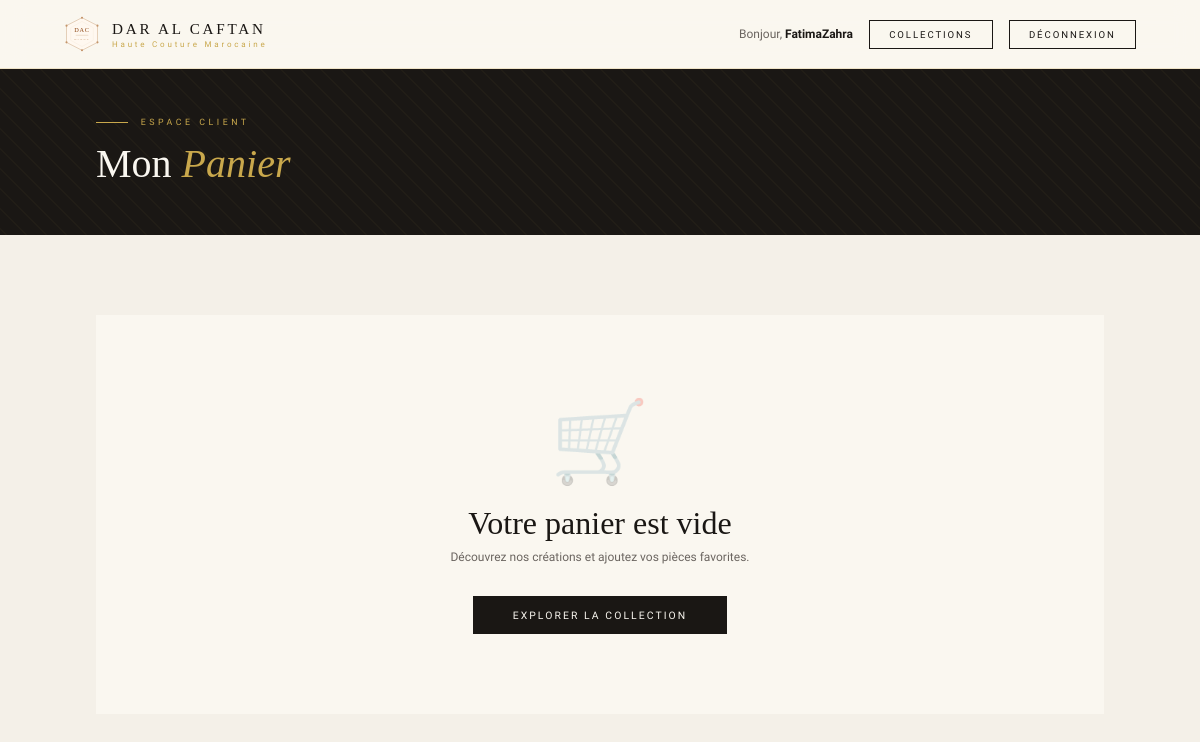
/views/cart/index.php (signed in), run on an earlier commit of the app's database.
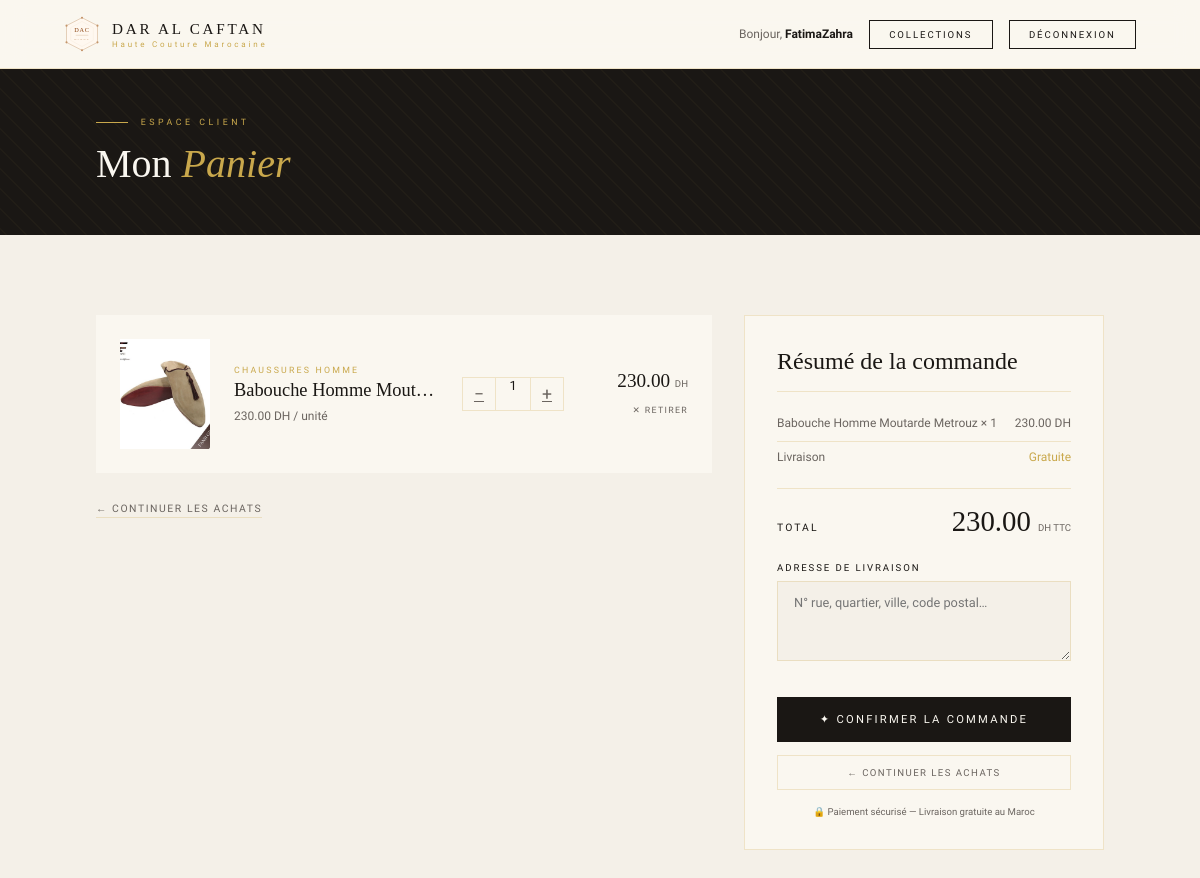
And on a later commit of the database.
### tables this page shows
CREATE TABLE `cart` (
  `id` int(11) NOT NULL,
  `user_id` int(11) DEFAULT NULL,
  `product_id` int(11) DEFAULT NULL,
  `quantity` int(11) DEFAULT 1
);

CREATE TABLE `products` (
  `id` int(11) NOT NULL,
  `name` varchar(255) DEFAULT NULL,
  `description` text DEFAULT NULL,
  `price` decimal(10,2) DEFAULT NULL,
  `image` varchar(255) DEFAULT NULL,
  `category` varchar(100) DEFAULT NULL,
  `stock` int(11) DEFAULT NULL,
  `created_at` timestamp NOT NULL DEFAULT current_timestamp(),
  `occasion` varchar(100) DEFAULT NULL,
  `region` varchar(100) DEFAULT NULL,
  `taille` varchar(100) DEFAULT NULL,
  `couleur` varchar(100) DEFAULT NULL
);

### config/database.php (called while the page is built)
<?php
function getConnection() {
    $host = "localhost";
    $dbname = "estore";
    $username = "root";
    $password = "";
    try {
        $conn = new PDO(
            "mysql:host=$host;dbname=$dbname;charset=utf8",
            $username,
            $password
        );
        $conn->setAttribute(PDO::ATTR_ERRMODE, PDO::ERRMODE_EXCEPTION);
        return $conn;
    } catch(PDOException $e) {
        die("Erreur de connexion : " . $e->getMessage());
    }
}
?>

### models/Cart.php (called while the page is built, shortened)
<?php
require_once __DIR__ . '/../config/database.php';
class Cart {
    private $conn;
    public function __construct() {
        $this->conn = getConnection();
    }
    public function getPanier($user_id) {
        $stmt = $this->conn->prepare(
            "SELECT c.id as cart_id,
                    c.quantity,
                    p.id as product_id,
                    p.name,
                    p.price,
                    p.image,
                    p.category,
                    p.stock,
                    (p.price * c.quantity) as sous_total
             FROM cart c
             JOIN products p ON c.product_id = p.id
             WHERE c.user_id = ?
             ORDER BY c.id DESC"
        );
        $stmt->execute([$user_id]);
        return $stmt->fetchAll(PDO::FETCH_ASSOC);
    }
    public function getTotal($user_id) {
        $stmt = $this->conn->prepare(
            "SELECT SUM(p.price * c.quantity) as total
             FROM cart c
             JOIN products p ON c.product_id = p.id
             WHERE c.user_id = ?"
        );
        $stmt->execute([$user_id]);
        $result = $stmt->fetch(PDO::FETCH_ASSOC);
        return $result['total'] ?? 0;
    }
}
?>

### views/cart/index.php (the view, shortened to what this page needs)
<?php
require_once '../../config/database.php';
require_once '../../models/Cart.php';
$user_id = $_SESSION['user_id'];
$cart    = new Cart();
$items   = $cart->getPanier($user_id);
$total   = $cart->getTotal($user_id);
?>
<!DOCTYPE html>
<html lang="fr">
<head>
<link rel="stylesheet" href="../../public/css/cartIndex.css">
</head>
<body>
<nav>
  <a href="../../index.php" class="nav-logo">
    <svg width="36" height="36" viewBox="0 0 86 86">
      <text x="43" y="39" text-anchor="middle" font-family="serif" font-size="15" fill="#8B4513" letter-spacing="2">DAC</text>
    </svg>
    <div class="nav-logo-text">
      DAR AL CAFTAN
      <span>Haute Couture Marocaine</span>
    </div>
  </a>
  <div class="nav-right">
    <span style="font-size:0.75rem; color:var(--warm-gray);">
      Bonjour, <strong style="color:var(--charcoal);"><?= htmlspecialchars($_SESSION['user_name']) ?></strong>
    </span>
    <a href="../products/index.php" class="btn-sm btn-outline">Collections</a>
    <a href="../../controllers/AuthController.php?action=logout" class="btn-sm btn-outline">Déconnexion</a>
  </div>
</nav>
<div class="page-header">
  <div class="page-header-pattern"></div>
  <div class="page-header-inner">
    <p class="page-eyebrow">Espace client</p>
    <h1 class="page-title">Mon <em>Panier</em></h1>
  </div>
</div>
<div style="padding: 2rem 6rem 0;">
</div>
<div class="cart-layout">
  <?php if (empty($items)): ?>
    <div class="empty-cart">
      <div class="empty-ornament">🛒</div>
      <h2 class="empty-title">Votre panier est vide</h2>
      <p class="empty-sub">Découvrez nos créations et ajoutez vos pièces favorites.</p>
      <a href="../products/index.php" class="empty-link">Explorer la collection</a>
    </div>
  <?php else: ?>
    <div>
      <div class="cart-items">
        <?php foreach ($items as $item): ?>
        <div class="cart-item">
          <div class="item-img">
            <?php if (!empty($item['image'])): ?>
              <img src="../../public/images/<?= htmlspecialchars($item['image']) ?>"
                   alt="<?= htmlspecialchars($item['name']) ?>">
            <?php else: ?>
              <span class="item-img-icon">👘</span>
            <?php endif; ?>
          </div>
          <div class="item-info">
            <p class="item-category"><?= htmlspecialchars($item['category']) ?></p>
            <h3 class="item-name"><?= htmlspecialchars($item['name']) ?></h3>
            <p class="item-price-unit"><?= number_format($item['price'], 2) ?> DH / unité</p>
          </div>
          <div class="qty-control">
            <a href="../../controllers/CartController.php?action=update&product_id=<?= $item['product_id'] ?>&quantity=<?= $item['quantity'] - 1 ?>"
               class="qty-btn" title="Diminuer">−</a>
            <span class="qty-value"><?= $item['quantity'] ?></span>
            <a href="../../controllers/CartController.php?action=update&product_id=<?= $item['product_id'] ?>&quantity=<?= $item['quantity'] + 1 ?>"
               class="qty-btn" title="Augmenter">+</a>
          </div>
          <div class="item-right">
            <div class="item-subtotal">
              <?= number_format($item['sous_total'], 2) ?>
              <small>DH</small>
            </div>
            <a href="../../controllers/CartController.php?action=remove&product_id=<?= $item['product_id'] ?>"
               class="btn-remove">✕ Retirer</a>
          </div>
        </div>
        <?php endforeach; ?>
      </div>
      <div style="margin-top: 1.5rem;">
        <a href="../products/index.php" style="font-size:0.65rem; letter-spacing:0.15em; text-transform:uppercase; color:var(--warm-gray); text-decoration:none; border-bottom: 0.5px solid var(--border); padding-bottom:2px;">
          ← Continuer les achats
        </a>
      </div>
    </div>
    <div class="cart-summary">
      <h2 class="summary-title">Résumé de la commande</h2>
      <?php foreach ($items as $item): ?>
        <div class="summary-line">
          <span><?= htmlspecialchars($item['name']) ?> × <?= $item['quantity'] ?></span>
          <span><?= number_format($item['sous_total'], 2) ?> DH</span>
        </div>
      <?php endforeach; ?>
      <div class="summary-line" style="margin-top:0.5rem; padding-top:0.5rem; border-top:0.5px solid var(--border);">
        <span>Livraison</span>
        <span style="color:var(--gold);">Gratuite</span>
      </div>
      <div class="summary-total">
        <span class="summary-total-label">Total</span>
        <div class="summary-total-price">
          <?= number_format($total, 2) ?>
          <small>DH TTC</small>
        </div>
      </div>
      <form method="POST" action="../../controllers/OrderController.php?action=valider">
      <div class="address-section">
          <label class="address-label">Adresse de livraison</label>
          <textarea name="address" class="address-input"
            placeholder="N° rue, quartier, ville, code postal…" required></textarea>
        </div>
        <button type="submit" class="btn-order">
          ✦ Confirmer la commande
        </button>
      </form>
      <a href="../products/index.php" class="btn-continue">
        ← Continuer les achats
      </a>
      <p class="secure-note">🔒 Paiement sécurisé — Livraison gratuite au Maroc</p>
    </div>
  <?php endif; ?>
</div>
</body>
</html>

What changed in the data, as far as the page shows it:
added cart: product.image (picture), product.category "CHAUSSURES HOMME", product.name "Babouche Homme Mout…", product.price "230.00", quantity "1", sous_total "230.00", product.name "Babouche Homme Moutarde Metrouz"
Also different on the page:
$total: (not shown) → "230.00"
text no longer shown: "🛒 Votre panier est vide Découvrez nos créations et ajoutez vos pièces favorites. EXPLORER LA COLLECTION"
text now shown: "← CONTINUER LES ACHATS Résumé de la commande Livraison Gratuite TOTAL DH TTC ADRESSE DE LIVRAISON ✦ CONFIRMER LA COMMANDE ← CONTINUER LES ACHATS 🔒 Paiement sécurisé — Livraison gratuite au Maroc"
